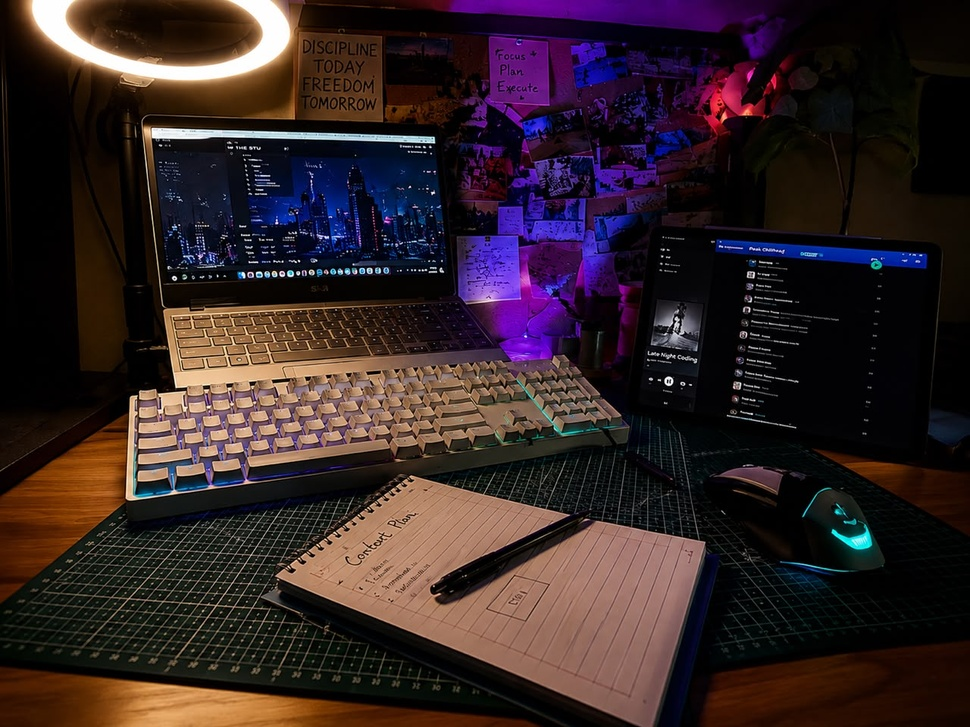
#> input picture reference/studio-source/WhatsApp Image 2026-08-21 at 8.47.02 PM.jpeg, 970 x 727 px, shrunk from 1280 x 960 before the run, found by its file name
$ python process-studio.py
#> lines starting #> are read from the running program, lines starting #| are printed output that depends on the picture
import os
from PIL import Image

os.makedirs('public/assets/projects', exist_ok=True)

# 1. Studio 01 - Desk setup
img1_path = 'reference/studio-source/WhatsApp Image 2026-08-21 at 8.47.02 PM.jpeg'
if os.path.exists(img1_path):
    im1 = Image.open(img1_path).convert('RGB')
#> im1 is the input picture: PIL image 970x727 RGB; mean R, G, B 51.2, 36.1, 38.3
    im1.save('public/assets/projects/studio-01.webp', 'WEBP', quality=92)
    print("Saved studio-01.webp")

# 2. Studio 02 - VLSI Workstation & Layout
img2_path = 'reference/studio-source/Gemini_Generated_Image_m9jimvm9jimvm9ji.png'
if os.path.exists(img2_path):
    im2 = Image.open(img2_path).convert('RGB')
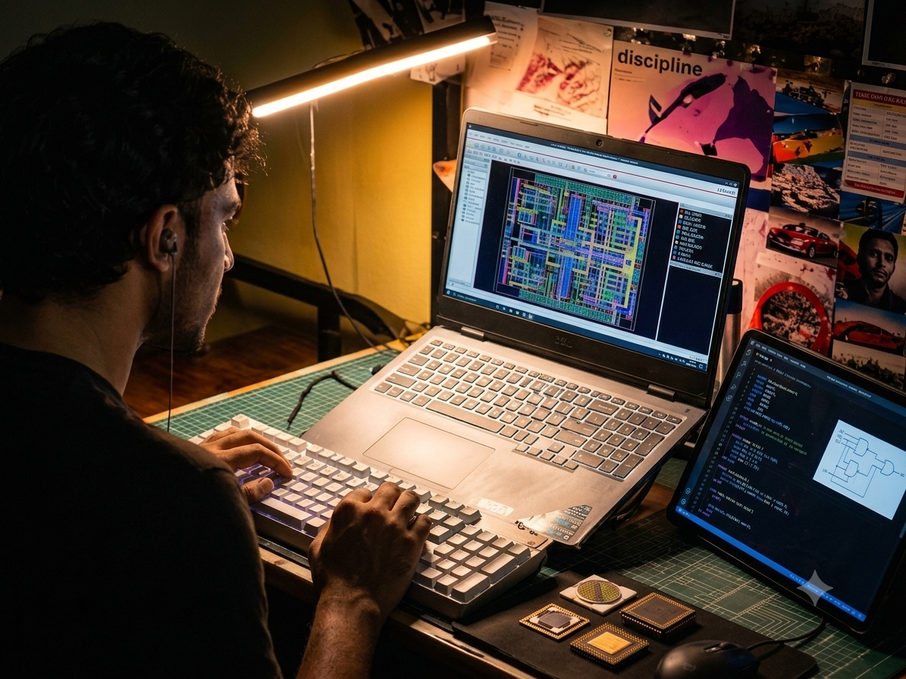
#> input picture reference/studio-source/Gemini_Generated_Image_m9jimvm9jimvm9ji.png, 906 x 679 px, shrunk from 1195 x 896 before the run, found by its file name
    im2.save('public/assets/projects/studio-02.webp', 'WEBP', quality=92)
    print("Saved studio-02.webp")

# 3. Studio 03 - Engineering Work
img3_path = 'reference/studio-source/WhatsApp Image 2026-08-21 at 8.47.03 PM (1).jpeg'
if os.path.exists(img3_path):
    im3 = Image.open(img3_path).convert('RGB')
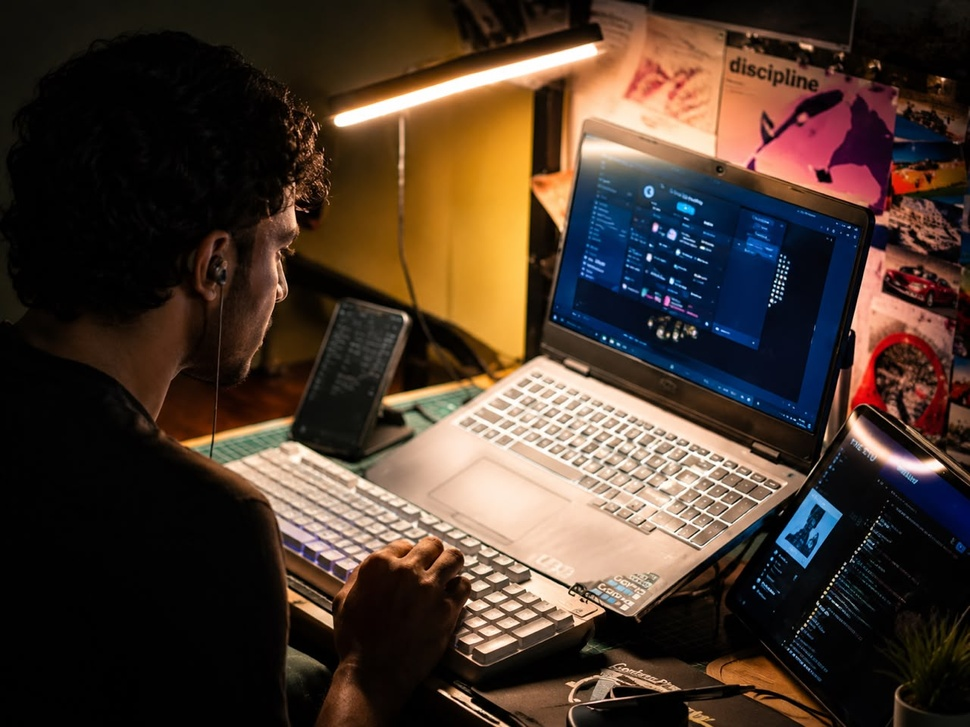
#> input picture reference/studio-source/WhatsApp Image 2026-08-21 at 8.47.03 PM (1).jpeg, 970 x 727 px, shrunk from 1280 x 960 before the run, found by its file name
#> im3 is the input picture: PIL image 970x727 RGB; mean R, G, B 72.7, 56.2, 45.1
    im3.save('public/assets/projects/studio-03.webp', 'WEBP', quality=92)
    print("Saved studio-03.webp")

print("All studio images processed successfully!")
